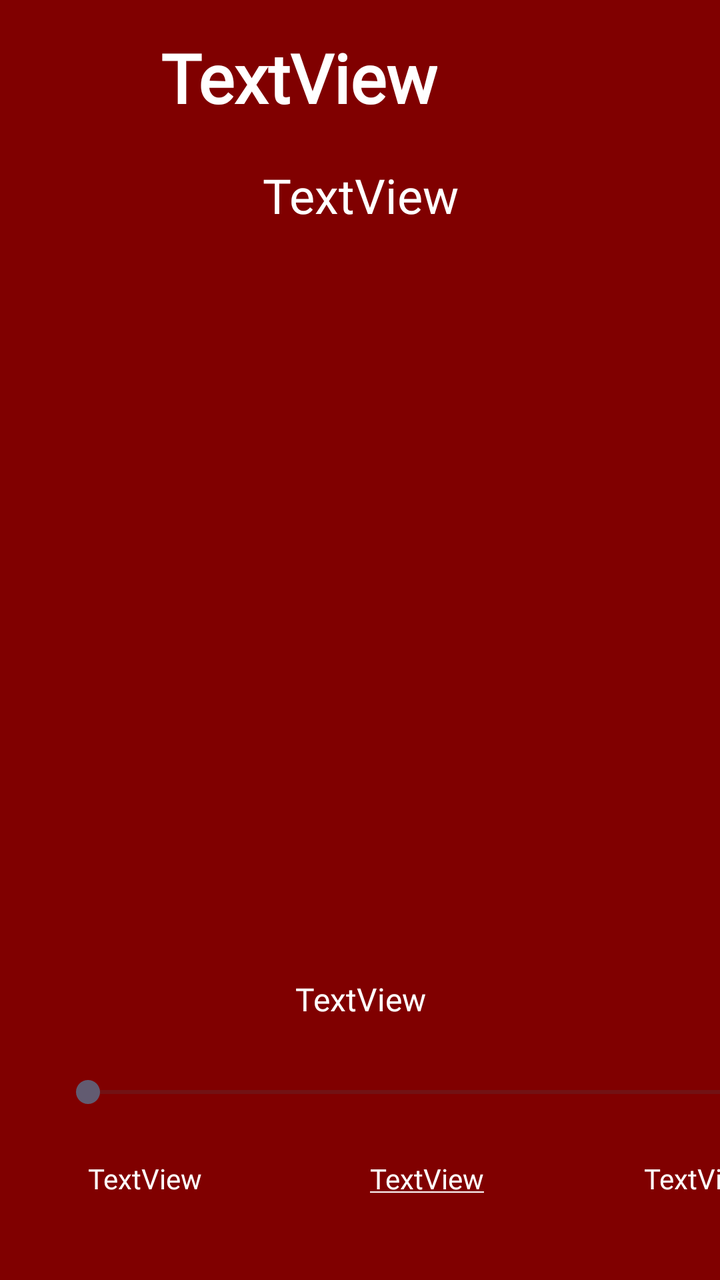
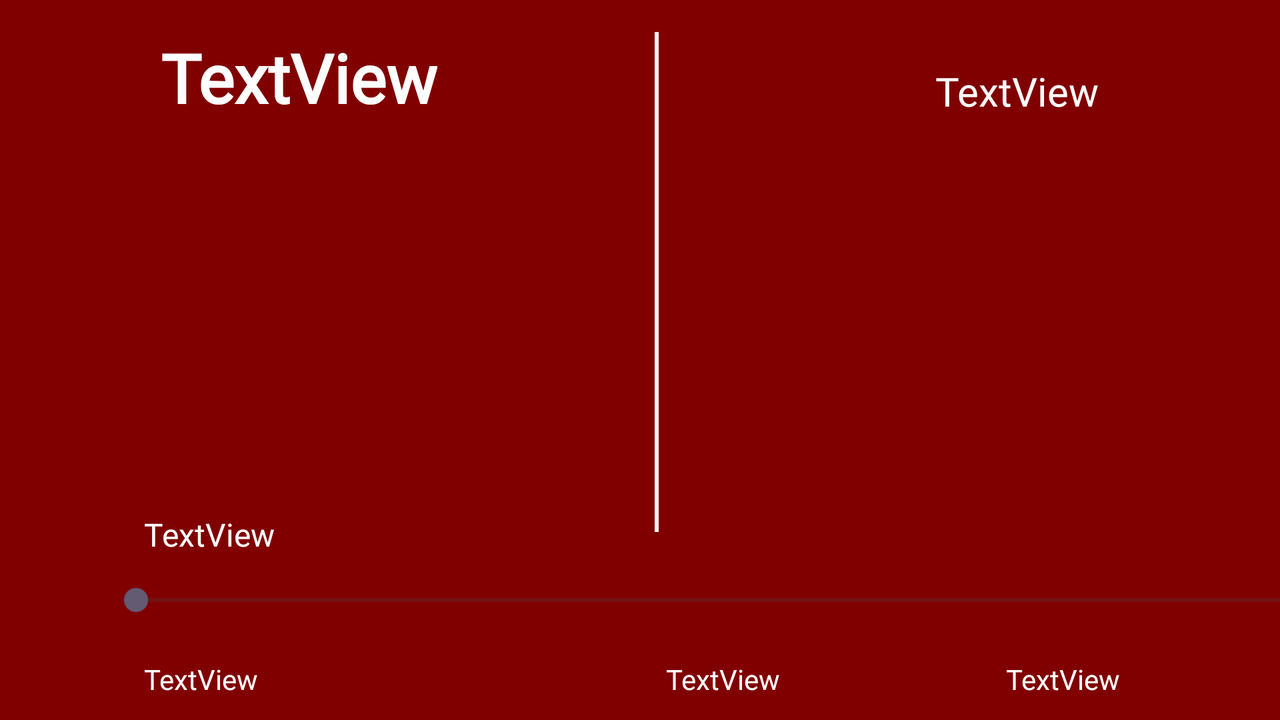

The same Android screen from two of the app's own layout files: first res/layout/ as a phone draws it, then the repository's variant for another configuration, drawn on a device whose configuration selects that folder. Both files follow.
<!-- AndroidManifest.xml: activity theme Theme.SoundSaga -->
<!-- res/layout/activity_audiobook.xml -->
<?xml version="1.0" encoding="utf-8"?>
<androidx.constraintlayout.widget.ConstraintLayout xmlns:android="http://schemas.android.com/apk/res/android"
    xmlns:app="http://schemas.android.com/apk/res-auto"
    xmlns:tools="http://schemas.android.com/tools"
    android:background="#800000"
    android:layout_width="match_parent"
    android:layout_height="match_parent">


    <TextView
        android:id="@+id/apptitle"
        android:layout_width="wrap_content"
        android:layout_height="wrap_content"
        android:layout_marginStart="80dp"
        android:layout_marginTop="16dp"
        android:text="TextView"
        android:fontFamily="@font/rubik_black"
        android:textAlignment="center"
        android:textAppearance="@style/TextAppearance.AppCompat.Large"
        android:textColor="#FFFFFF"
        android:textSize="34sp"
        android:textStyle="bold"
        app:layout_constraintStart_toStartOf="parent"
        app:layout_constraintTop_toTopOf="parent" />

    <TextView
        android:id="@+id/booktitle"
        android:fontFamily="@font/rubik_regular"
        android:layout_width="300dp"
        android:layout_height="wrap_content"
        android:layout_marginTop="20dp"
        android:ellipsize="marquee"
        android:marqueeRepeatLimit="marquee_forever"
        android:scrollHorizontally="true"
        android:singleLine="true"
        android:text="TextView"
        android:textAlignment="center"
        android:textColor="#FFFFFF"
        android:textSize="24sp"
        app:layout_constraintEnd_toEndOf="parent"
        app:layout_constraintStart_toStartOf="parent"
        app:layout_constraintTop_toBottomOf="@+id/apptitle" />

    <androidx.viewpager2.widget.ViewPager2
        android:id="@+id/viewPager2"
        android:layout_width="354dp"
        android:layout_height="327dp"
        android:layout_marginStart="28dp"
        android:layout_marginTop="24dp"
        app:layout_constraintStart_toStartOf="parent"
        app:layout_constraintTop_toBottomOf="@+id/booktitle" />
    <ImageView
        android:id="@+id/leftArrow"
        android:layout_width="40dp"
        android:layout_height="40dp"
        android:src="@drawable/prev"
    android:contentDescription="Previous Chapter"
    android:clickable="true"
    android:focusable="true"
    android:elevation="5dp"
    app:layout_constraintStart_toStartOf="parent"
    app:layout_constraintTop_toTopOf="@id/viewPager2"
    app:layout_constraintBottom_toBottomOf="@id/viewPager2"
    android:layout_marginStart="10dp" />

    
    <ImageView
        android:id="@+id/rightArrow"
        android:layout_width="40dp"
        android:layout_height="40dp"
        android:src="@drawable/next"
    android:contentDescription="Next Chapter"
    android:clickable="true"
    android:focusable="true"
    android:elevation="5dp"
    app:layout_constraintEnd_toEndOf="parent"
    app:layout_constraintTop_toTopOf="@id/viewPager2"
    app:layout_constraintBottom_toBottomOf="@id/viewPager2"
    android:layout_marginEnd="10dp" />

    <SeekBar
        android:id="@+id/seekBar"
        android:layout_width="354dp"
        android:layout_height="27dp"
        android:layout_marginStart="28dp"
        android:layout_marginTop="68dp"
        android:progressTint="#FFFFFF"
        app:layout_constraintStart_toStartOf="parent"
        app:layout_constraintTop_toBottomOf="@+id/viewPager2" />

    <TextView
        android:id="@+id/timeelapsed"
        android:layout_width="wrap_content"
        android:layout_height="wrap_content"
        android:layout_marginStart="44dp"
        android:layout_marginTop="20dp"
        android:fontFamily="@font/rubik_regular"
        android:text="TextView"
        android:textColor="#FFFFFF"
        app:layout_constraintStart_toStartOf="parent"
        app:layout_constraintTop_toBottomOf="@+id/seekBar" />

    <TextView
        android:id="@+id/speed"
        android:layout_width="wrap_content"
        android:layout_height="wrap_content"
        android:layout_marginStart="84dp"
        android:layout_marginTop="20dp"
        android:onClick="speedClick"


        android:fontFamily="@font/rubik_regular"
        android:text="@string/underlined_text"
        android:textColor="#FFFFFF"
        app:layout_constraintStart_toEndOf="@+id/timeelapsed"
        app:layout_constraintTop_toBottomOf="@+id/seekBar" />

    <TextView
        android:id="@+id/chapterduration"
        android:layout_width="wrap_content"
        android:layout_height="wrap_content"
        android:layout_marginStart="80dp"
        android:layout_marginTop="20dp"
        android:text="TextView"
        android:fontFamily="@font/rubik_regular"
        android:textColor="#FFFFFF"
        app:layout_constraintStart_toEndOf="@+id/speed"
        app:layout_constraintTop_toBottomOf="@+id/seekBar" />

    <ImageView
        android:id="@+id/backward15"
        android:layout_width="46dp"
        android:layout_height="42dp"
        android:layout_marginStart="44dp"
        android:layout_marginTop="24dp"
        app:layout_constraintStart_toStartOf="parent"
        app:layout_constraintTop_toBottomOf="@+id/timeelapsed"
        tools:srcCompat="@tools:sample/avatars" />

    <ImageView
        android:id="@+id/playnpause"
        android:layout_width="46dp"
        android:layout_height="42dp"
        android:layout_marginStart="92dp"
        android:layout_marginTop="24dp"
        app:layout_constraintStart_toEndOf="@+id/backward15"
        app:layout_constraintTop_toBottomOf="@+id/speed"
        tools:srcCompat="@tools:sample/avatars" />

    <ImageView
        android:id="@+id/forward15"
        android:layout_width="46dp"
        android:layout_height="42dp"
        android:layout_marginStart="96dp"
        android:layout_marginTop="24dp"
        app:layout_constraintStart_toEndOf="@+id/playnpause"
        app:layout_constraintTop_toBottomOf="@+id/chapterduration"
        tools:srcCompat="@tools:sample/avatars" />

    <TextView
        android:id="@+id/chaptername"
        android:layout_width="100dp"
        android:layout_height="wrap_content"
        android:layout_marginTop="24dp"
        android:ellipsize="marquee"
        android:marqueeRepeatLimit="marquee_forever"
        android:scrollHorizontally="true"
        android:singleLine="true"
        android:fontFamily="@font/rubik_regular"
        android:text="TextView"
        android:textAlignment="center"
        android:textColor="#FFFFFF"
        android:textSize="16sp"
        app:layout_constraintEnd_toEndOf="parent"
        app:layout_constraintStart_toStartOf="parent"
        app:layout_constraintTop_toBottomOf="@+id/viewPager2" />
</androidx.constraintlayout.widget.ConstraintLayout>
<!-- resources referenced by this layout -->
<resources>
  <string name="underlined_text"><u>TextView</u></string>
  <style name="Theme.SoundSaga" parent="Base.Theme.SoundSaga" />
  <style name="Base.Theme.SoundSaga" parent="Theme.Material3.DayNight.NoActionBar">
          
          
      </style>
</resources>
<!-- res/layout-land/activity_audiobook.xml (the repository's variant of the layout above) -->
<!-- drawn on the phone turned sideways -->
<?xml version="1.0" encoding="utf-8"?>
<androidx.constraintlayout.widget.ConstraintLayout xmlns:android="http://schemas.android.com/apk/res/android"
    xmlns:app="http://schemas.android.com/apk/res-auto"
    xmlns:tools="http://schemas.android.com/tools"
    android:layout_width="match_parent"
    android:layout_height="match_parent"
    android:background="#800000">


    <TextView
        android:id="@+id/apptitle"
        android:layout_width="wrap_content"
        android:layout_height="wrap_content"
        android:layout_marginStart="80dp"
        android:layout_marginTop="16dp"
        android:fontFamily="@font/rubik_black"
        android:text="TextView"
        android:textAlignment="center"
        android:textAppearance="@style/TextAppearance.AppCompat.Large"
        android:textColor="#FFFFFF"
        android:textSize="34sp"
        android:textStyle="bold"
        app:layout_constraintStart_toStartOf="parent"
        app:layout_constraintTop_toTopOf="parent" />

    

    <TextView
        android:id="@+id/booktitle"
        android:layout_width="150dp"
        android:layout_height="wrap_content"
        android:layout_marginStart="104dp"
        android:layout_marginTop="32dp"
        android:ellipsize="marquee"
        android:fontFamily="@font/rubik_regular"
        android:marqueeRepeatLimit="marquee_forever"
        android:scrollHorizontally="true"
        android:singleLine="true"
        android:text="TextView"
        android:textAlignment="center"
        android:textColor="#FFFFFF"
        android:textSize="20sp"
        app:layout_constraintStart_toEndOf="@+id/view"
        app:layout_constraintTop_toTopOf="parent" />

    <androidx.viewpager2.widget.ViewPager2
        android:id="@+id/viewPager2"
        android:layout_width="225dp"
        android:layout_height="159dp"
        android:layout_marginStart="64dp"
        android:layout_marginTop="12dp"

        app:layout_constraintStart_toStartOf="parent"
        app:layout_constraintTop_toBottomOf="@+id/apptitle" />

    <ImageView
        android:id="@+id/leftArrow"
        android:layout_width="40dp"
        android:layout_height="40dp"
        android:layout_marginEnd="5dp"
        android:clickable="true"
        android:contentDescription="Previous Chapter"
        android:elevation="5dp"
        android:focusable="true"

        android:src="@drawable/prev"
        app:layout_constraintBottom_toBottomOf="@+id/viewPager2"
        app:layout_constraintEnd_toStartOf="@+id/viewPager2"
        app:layout_constraintTop_toTopOf="@+id/viewPager2" />

    <ImageView
        android:id="@+id/rightArrow"
        android:layout_width="40dp"
        android:layout_height="40dp"
        android:layout_marginStart="5dp"
        android:clickable="true"
        android:contentDescription="Next Chapter"
        android:elevation="5dp"

        android:focusable="true"
        android:src="@drawable/next"
        app:layout_constraintBottom_toBottomOf="@+id/viewPager2"
        app:layout_constraintStart_toEndOf="@+id/viewPager2"
        app:layout_constraintTop_toTopOf="@+id/viewPager2" />

    <SeekBar
        android:id="@+id/seekBar"
        android:layout_width="658dp"
        android:layout_height="20dp"
        android:layout_marginStart="52dp"
        android:layout_marginTop="12dp"
        android:progressTint="#FFFFFF"
        app:layout_constraintStart_toStartOf="parent"
        app:layout_constraintTop_toBottomOf="@+id/chaptername" />

    <TextView
        android:id="@+id/timeelapsed"
        android:layout_width="wrap_content"
        android:layout_height="wrap_content"
        android:layout_marginStart="72dp"
        android:layout_marginTop="20dp"
        android:fontFamily="@font/rubik_regular"
        android:text="TextView"
        android:textColor="#FFFFFF"
        app:layout_constraintStart_toStartOf="parent"
        app:layout_constraintTop_toBottomOf="@+id/seekBar" />

    <TextView
        android:id="@+id/speed"
        android:layout_width="wrap_content"
        android:layout_height="wrap_content"
        android:layout_marginStart="204dp"
        android:layout_marginTop="20dp"
        android:fontFamily="@font/rubik_regular"
        android:onClick="speedClick"
        android:text="TextView"
        android:textColor="#FFFFFF"
        app:layout_constraintStart_toEndOf="@+id/timeelapsed"
        app:layout_constraintTop_toBottomOf="@+id/seekBar" />

    <TextView
        android:id="@+id/chapterduration"
        android:layout_width="wrap_content"
        android:layout_height="wrap_content"
        android:layout_marginTop="20dp"
        android:layout_marginEnd="80dp"
        android:fontFamily="@font/rubik_regular"
        android:text="TextView"
        android:textColor="#FFFFFF"
        app:layout_constraintEnd_toEndOf="parent"
        app:layout_constraintTop_toBottomOf="@+id/seekBar" />

    <ImageView
        android:id="@+id/backward15"
        android:layout_width="46dp"
        android:layout_height="42dp"

        android:layout_marginStart="112dp"
        android:layout_marginBottom="108dp"
        app:layout_constraintBottom_toTopOf="@+id/seekBar"
        app:layout_constraintStart_toEndOf="@+id/rightArrow"
        tools:srcCompat="@tools:sample/avatars" />

    <ImageView
        android:id="@+id/playnpause"
        android:layout_width="46dp"
        android:layout_height="42dp"
        android:layout_marginStart="52dp"
        android:layout_marginBottom="108dp"
        app:layout_constraintBottom_toTopOf="@+id/seekBar"
        app:layout_constraintStart_toEndOf="@+id/backward15"
        tools:srcCompat="@tools:sample/avatars" />

    <ImageView
        android:id="@+id/forward15"
        android:layout_width="46dp"
        android:layout_height="42dp"
        android:layout_marginStart="44dp"
        android:layout_marginBottom="108dp"
        app:layout_constraintBottom_toTopOf="@+id/seekBar"
        app:layout_constraintStart_toEndOf="@+id/playnpause"
        tools:srcCompat="@tools:sample/avatars" />

    <TextView
        android:id="@+id/chaptername"
        android:layout_width="100dp"
        android:layout_height="wrap_content"
        android:layout_marginStart="72dp"
        android:layout_marginTop="24dp"
        android:ellipsize="marquee"
        android:marqueeRepeatLimit="marquee_forever"
        android:scrollHorizontally="true"
        android:singleLine="true"
        android:fontFamily="@font/rubik_regular"
        android:text="TextView"
        android:textColor="#FFFFFF"
        android:textSize="16sp"
        app:layout_constraintEnd_toStartOf="@+id/view"
        app:layout_constraintHorizontal_bias="0.0"
        app:layout_constraintStart_toStartOf="parent"
        app:layout_constraintTop_toBottomOf="@+id/viewPager2" />

    <View
        android:id="@+id/view"
        android:layout_width="2dp"

        android:layout_height="250dp"
        android:layout_marginTop="16dp"
        android:background="#FFFFFF"
        app:layout_constraintEnd_toEndOf="parent"
        app:layout_constraintHorizontal_bias="0.513"
        app:layout_constraintStart_toStartOf="parent"
        app:layout_constraintTop_toTopOf="parent" />

</androidx.constraintlayout.widget.ConstraintLayout>
<!-- resources referenced by the variant -->
<!-- as the phone turned sideways resolves them -->
<resources>
  <style name="Theme.SoundSaga" parent="Base.Theme.SoundSaga" />
  <style name="Base.Theme.SoundSaga" parent="Theme.Material3.DayNight.NoActionBar">
          
          
      </style>
</resources>
